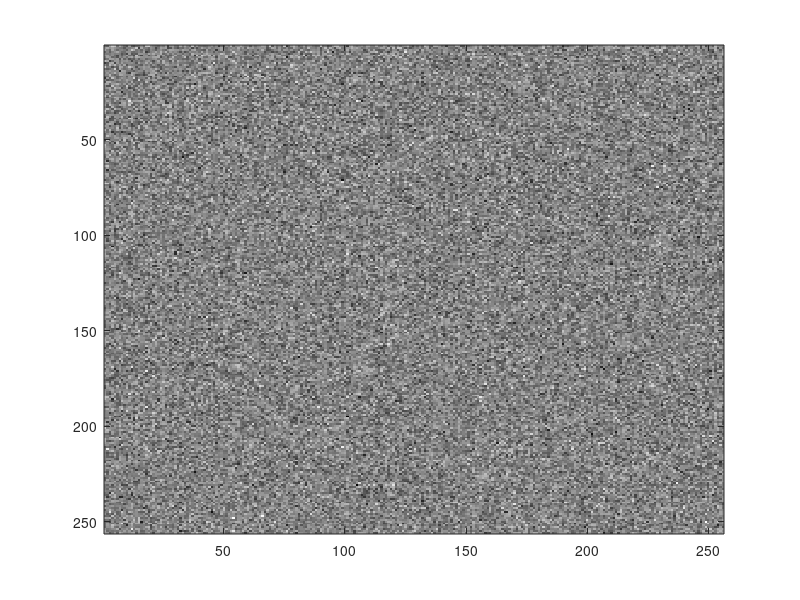

Write the MATLAB code that produced this figure. (Note: this script raises an error after producing the figure.)

img = randn([256,256]);
imagesc(img); colormap(gray);
 
kernel = mkgausskernel([32,32],[3,3]);
figure ; imagesc(kernel); colormap(gray);
surf(kernel)

smoothImage = convolution(img,kernel);
figure; imagesc(smoothImage); colormap(gray);

